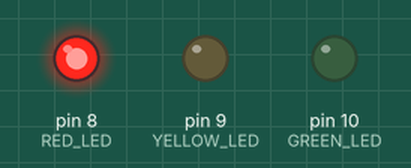
This sketch was run on a simulated Arduino Uno, built with avr-gcc and run on an emulated ATmega328P. Shown: output pins drawn as LEDs (lit = HIGH).

Above: at 2.5 s.
At 6.0 s:
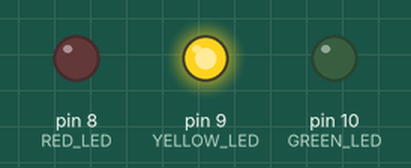
At 9.5 s:
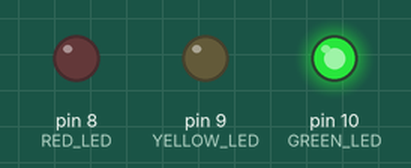
Timing chart, 0 to 15.6 s (numbered marks = the images above):
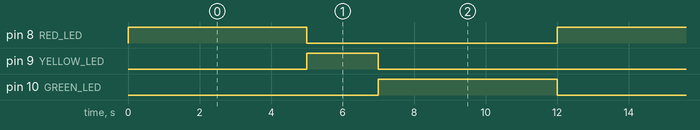

Measured:
- by itself, pin 8 (RED_LED), pin 10 (GREEN_LED): alternates HIGH for 5.0 s and LOW for 7.0 s
- by itself, pin 9 (YELLOW_LED): alternates HIGH for 2.0 s and LOW for 10.0 s
- by itself, everything shown: repeats every 12.0 s, in 4 steps

The sketch:

ashwin.ino
```cpp
#include <Arduino.h>

#define RED_LED 8
#define YELLOW_LED 9
#define GREEN_LED 10

void setup() {

    pinMode(RED_LED, OUTPUT);
    pinMode(YELLOW_LED, OUTPUT);
    pinMode(GREEN_LED, OUTPUT);
}

void loop() {

    digitalWrite(RED_LED, HIGH);
    delay(5000);
    digitalWrite(RED_LED, LOW);


    digitalWrite(YELLOW_LED, HIGH);
    delay(2000);
    digitalWrite(YELLOW_LED, LOW);


    digitalWrite(GREEN_LED, HIGH);
    delay(5000);
    digitalWrite(GREEN_LED, LOW);
}


int main(void) {
    init();
    setup();

    while (1) {
        loop();
    }

    return 0;
}
```
